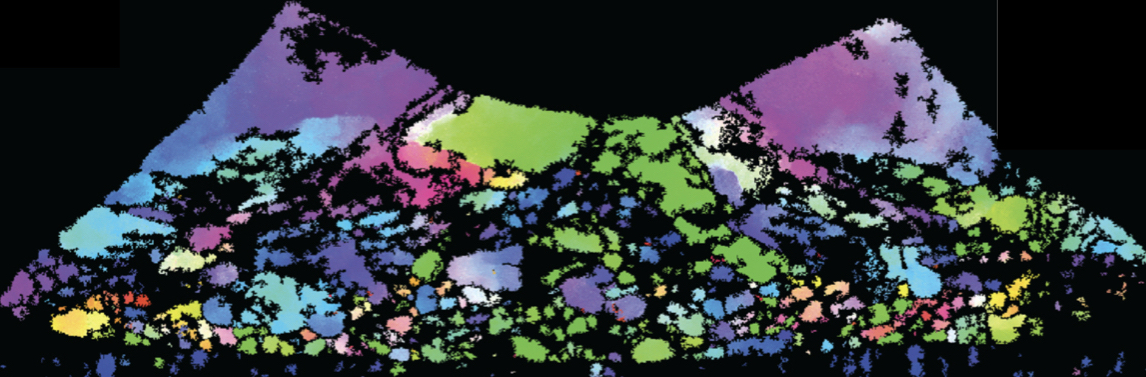
#> input picture grain_identification/F100-exp.jpeg, 1146 x 377 px
$ python img_segmentation.py
#> lines starting #> are read from the running program, lines starting #| are printed output that depends on the picture; after the words box and inside, x2 and y2 are one past the last pixel; in counts of white or black regions, pixels touching at a corner belong together
# unsupervised image segmentation
#
#
#
# pip3 install numpy skimage scipy cv2 matplotlib
import numpy as np
import matplotlib.pyplot as plt
from skimage import io
from skimage.color import rgb2gray
from skimage.filters import sobel
from skimage.segmentation import felzenszwalb , mark_boundaries, find_boundaries
from skimage.util import img_as_float
from skimage.filters import gaussian
from skimage.segmentation import active_contour
from scipy import ndimage
import cv2


##############################################

sc = 2000
sg = 0.66
ms = 8000

##############################################
def aspect_ratio(grain,com_row,com_col):
	#com_row,com_col = ndimage.measurements.center_of_mass(grain)
	nr, nc = grain.shape # same as whole image

	ar = []
	for theta in np.linspace(0,90,2):
		rotation_matrix = cv2.getRotationMatrix2D((com_row,com_col),theta,1)
		test = cv2.warpAffine(grain*img[:,:,0],rotation_matrix,(nc,nr))

		bottom_projection = []
		for i in range(nc):
			bottom_projection.append(sum(test[:,i]))

		rigth_projection = []
		for i in range(nr):
			rigth_projection.append(sum(test[i,:]))


		lv = np.max(bottom_projection) # vertical length as the max of the projection
		lh = np.max(rigth_projection)
		r = np.max([lh,lv])/np.min([lh,lv])

		ar.append(r)

	return np.max(ar)

# [10 lines of commented-out code are left out]

inputImage = 'F100-exp.jpeg'
# img = plt.imread('F100.png')
img = plt.imread(inputImage)
#> img is the input picture: shape (377, 1146, 3); mean R, G, B 50, 55.6, 58.7

ver_len,hor_len,nmask = img.shape
#> ver_len = 377; hor_len = 1146; nmask = 3


sc = 1000
sg = 0.6
ms = 400
segments_fz = felzenszwalb(img, scale=sc, sigma=sg, min_size=ms)
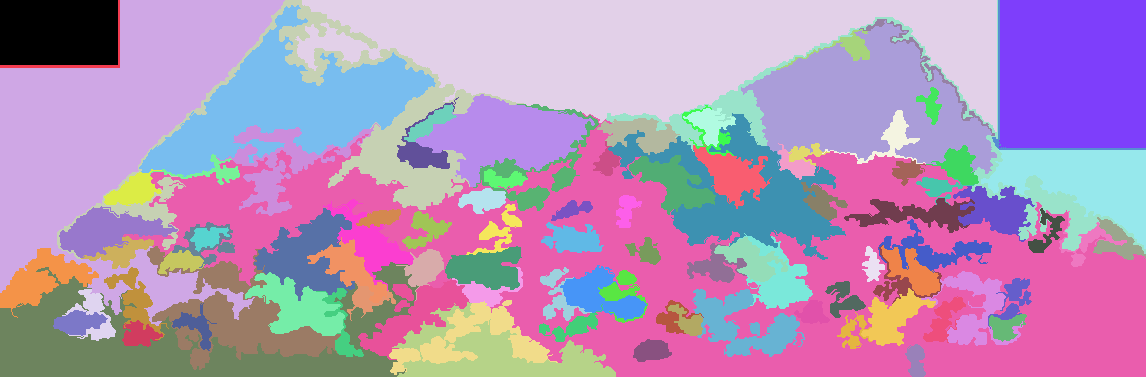
#> segments_fz: shape (377, 1146) int64; 99 distinct labels, from 0 to 98; one colour per label, 0 black
boundaries = find_boundaries(segments_fz,connectivity=1, mode='thick', background=0)
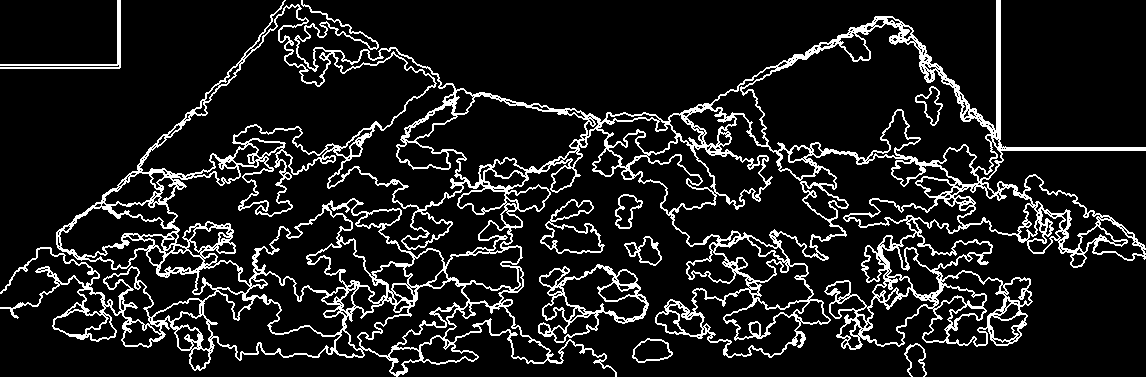
#> boundaries: shape (377, 1146) bool; 11.7% white in thin lines or dots
number_of_grains = len(np.unique(segments_fz))
#> number_of_grains = 99
# [6 lines of commented-out code are left out]
plt.imshow(segments_fz) , plt.axis('equal') , plt.show()

## Calculate the white space at the top and at the bottom of the image
top_white_space = 0
for i in range(ver_len//2):
	if np.mean(img[i,:])==1:
		top_white_space = top_white_space + 1
#> after the loop, top_white_space = 0

bottom_white_space = ver_len//2
#> bottom_white_space = 188
for i in range(ver_len//2,ver_len):
	if np.mean(img[i,:])<1:
		bottom_white_space = bottom_white_space + 1
#> after the loop, bottom_white_space = 188

left_white_space = 0
for i in range(hor_len//2):
	if np.mean(img[:,i])==1:
		left_white_space = left_white_space + 1
#> after the loop, left_white_space = 0

right_white_space = hor_len//2
#> right_white_space = 573
for i in range(hor_len//2,hor_len):
	if np.mean(img[:,i])<1:
		right_white_space = right_white_space + 1
#> after the loop, right_white_space = 573

## cube size
lx = right_white_space - left_white_space
#> lx = 573
ly = bottom_white_space - top_white_space
#> ly = 188


grains_description = []
x = []
y = []

for gi in range(number_of_grains):
	grain = (segments_fz==gi)
	# Calculate center of mass of the grain, relative to the bottom left corner of the cube
	com_row,com_col = ndimage.measurements.center_of_mass(grain)
	comx = com_col - left_white_space
	comy = com_row # ver_len - com_row - (ver_len - bottom_white_space)
	cx = comx/lx
	cy = comy/ly
	# Calculate the grain size and which percentage it represent with in the cube
	grain_area = np.count_nonzero(grain)
	# Calculate the aspect ratio
	ar = 1# aspect_ratio(grain,com_row,com_col)
	grains_description.append([comx,comy,cx,cy,grain_area,ar])
#> this loop made 99 passes
#> (com_row, com_col, comx, comy, cx, cy, grain_area) on passes 1 to 12: (32, 58.5, 58.5, 32, 0.102, 0.17, 7670), (56.98, 75.15, 75.15, 56.98, 0.131, 0.303, 490), (130.7, 112.9, 112.9, 130.7, 0.197, 0.695, 40431), (128.7, 338.9, 338.9, 128.7, 0.592, 0.685, 12374), (45.17, 644.3, 644.3, 45.17, 1.12, 0.24, 53772), (148.6, 900.6, 900.6, 148.6, 1.57, 0.79, 6842), (112.8, 1032.7, 1032.7, 112.8, 1.8, 0.6, 629), (73.5, 1072.5, 1072.5, 73.5, 1.87, 0.391, 21609), (105.4, 288.3, 288.3, 105.4, 0.503, 0.561, 18861), (66.99, 927.2, 927.2, 66.99, 1.62, 0.356, 773), (103.6, 865.2, 865.2, 103.6, 1.51, 0.551, 19526), (47.44, 846.8, 846.8, 47.44, 1.48, 0.252, 676)
#> pass 1, `grain = (segments_fz==gi)`:
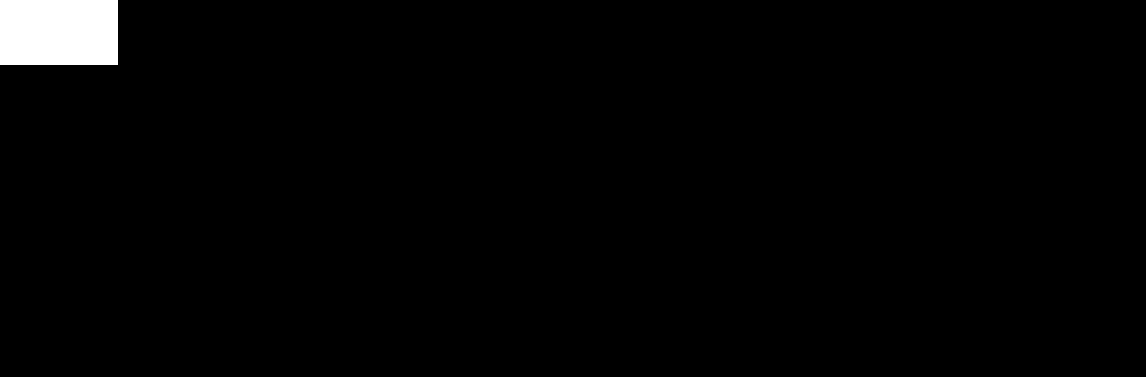
#> grain: shape (377, 1146) bool; 1.8% white; 1 white region, box (x1, y1, x2, y2) and area: (0, 0, 118, 65) 7670
#> pass 2, `grain = (segments_fz==gi)`:
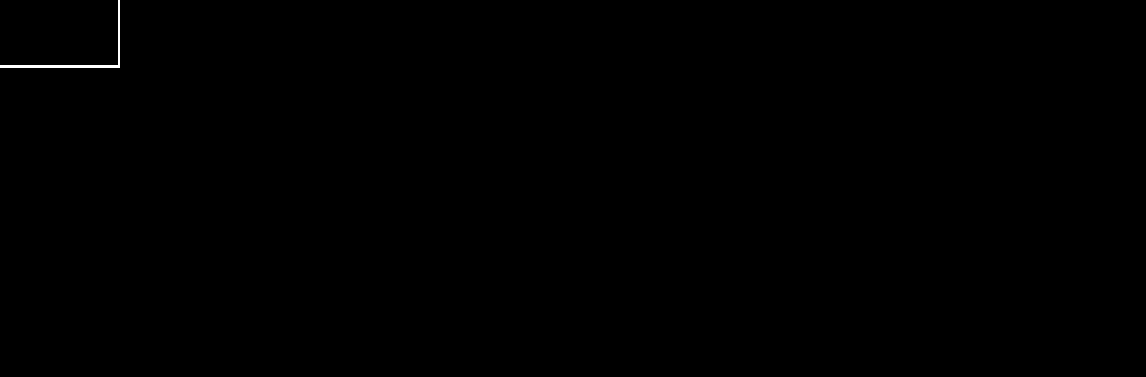
#> grain: shape (377, 1146) bool; 0.11% white; 1 white region, box (x1, y1, x2, y2) and area: (0, 0, 120, 68) 490
#> pass 3, `grain = (segments_fz==gi)`:
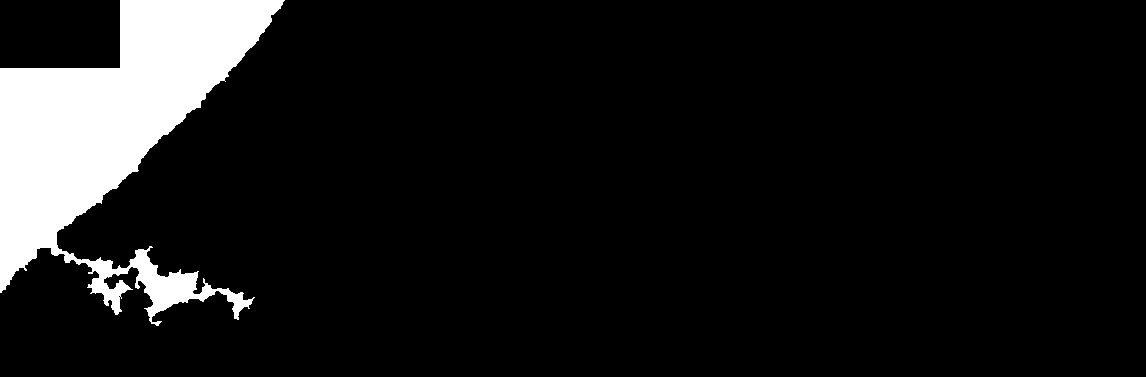
#> grain: shape (377, 1146) bool; 9.4% white; 1 white region, box (x1, y1, x2, y2) and area: (0, 0, 285, 326) 40431
#> after the loop:
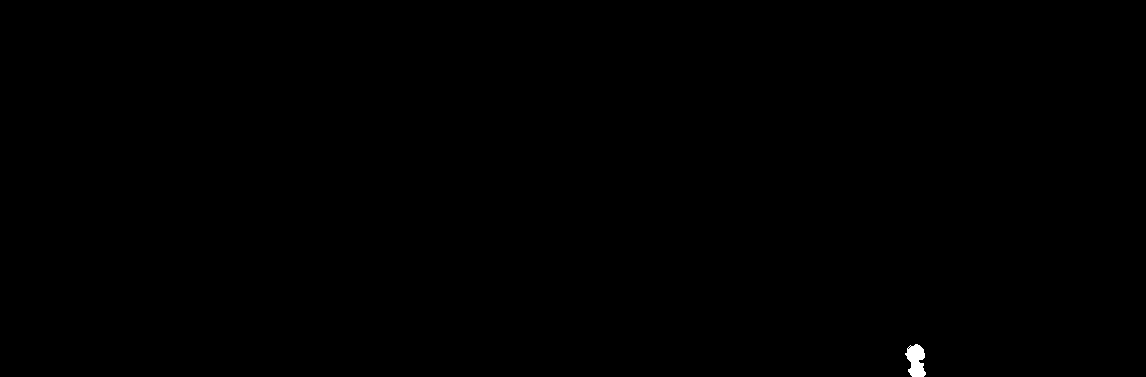
#> grain: shape (377, 1146) bool; 0.11% white; 1 white region, box (x1, y1, x2, y2) and area: (905, 344, 926, 377) 473
#> after the loop, grains_description = 99 items
	#print([comx,comy,cx,cy,grain_area,ar])
	#x.append(comy)
	#y.append(grain_area)


data = np.asmatrix(grains_description)
#> data = 99 rows, first 6: [58.5, 32, 0.102, 0.17, 7670, 1], [75.15, 56.98, 0.131, 0.303, 490, 1], [112.9, 130.7, 0.197, 0.695, 40431, 1], [338.9, 128.7, 0.592, 0.685, 12374, 1], [644.3, 45.17, 1.12, 0.24, 53772, 1], [900.6, 148.6, 1.57, 0.79, 6842, 1]
#background_area = np.max(grains_description[:][4]) # assuming the backgound has index 0
#cube_area = hor_len*hor_len-background_area


np.savetxt(inputImage+'.dat', grains_description, delimiter='\t')

x = data[:,1]
#> x = 99 rows, first 8: [32], [56.98], [130.7], [128.7], [45.17], [148.6], [112.8], [73.5]
y = data[:,4]
#> y = 99 rows, first 8: [7670], [490], [40431], [12374], [53772], [6842], [629], [21609]
# [26 lines of commented-out code are left out]
